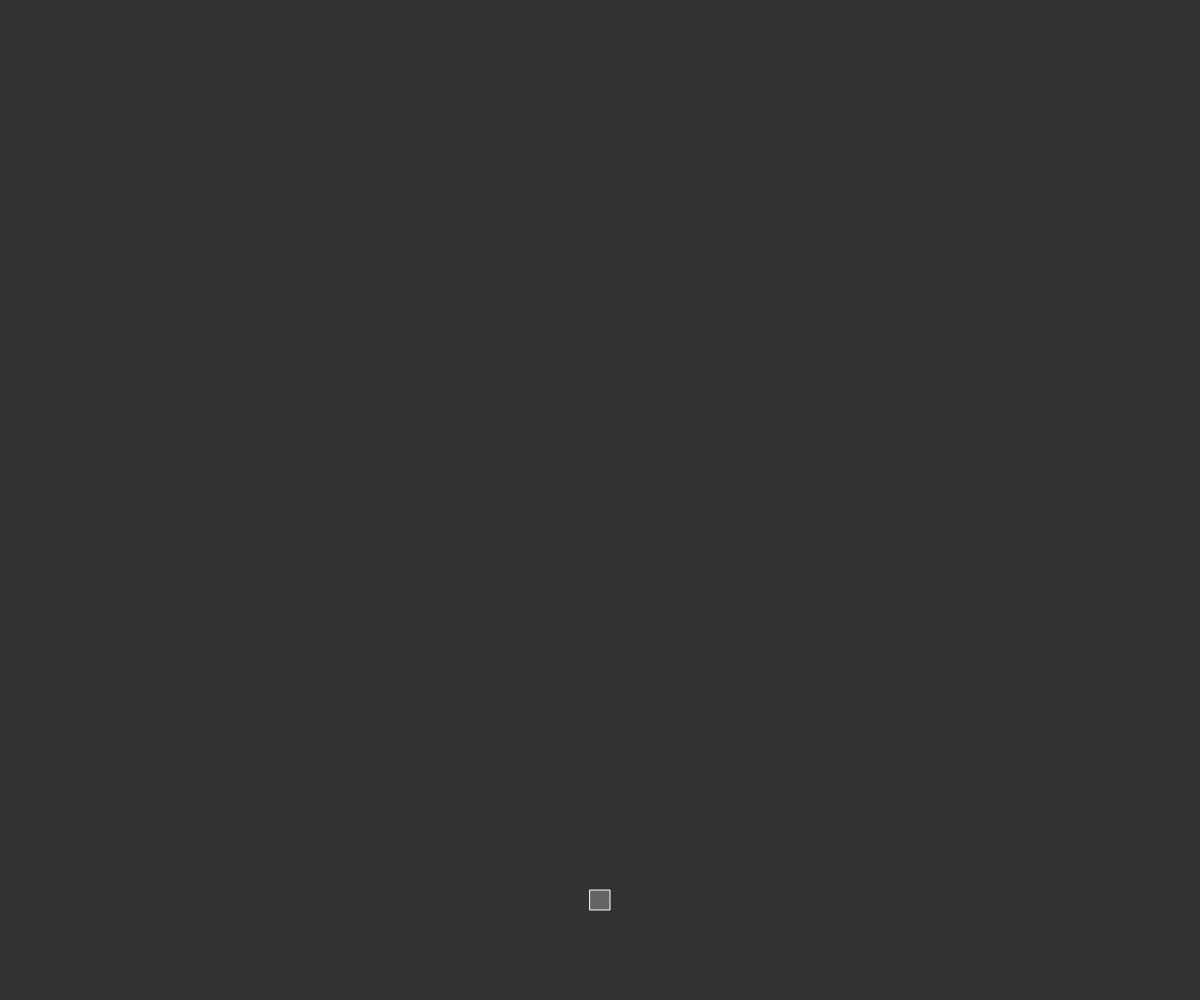
Frame 1 (no input)
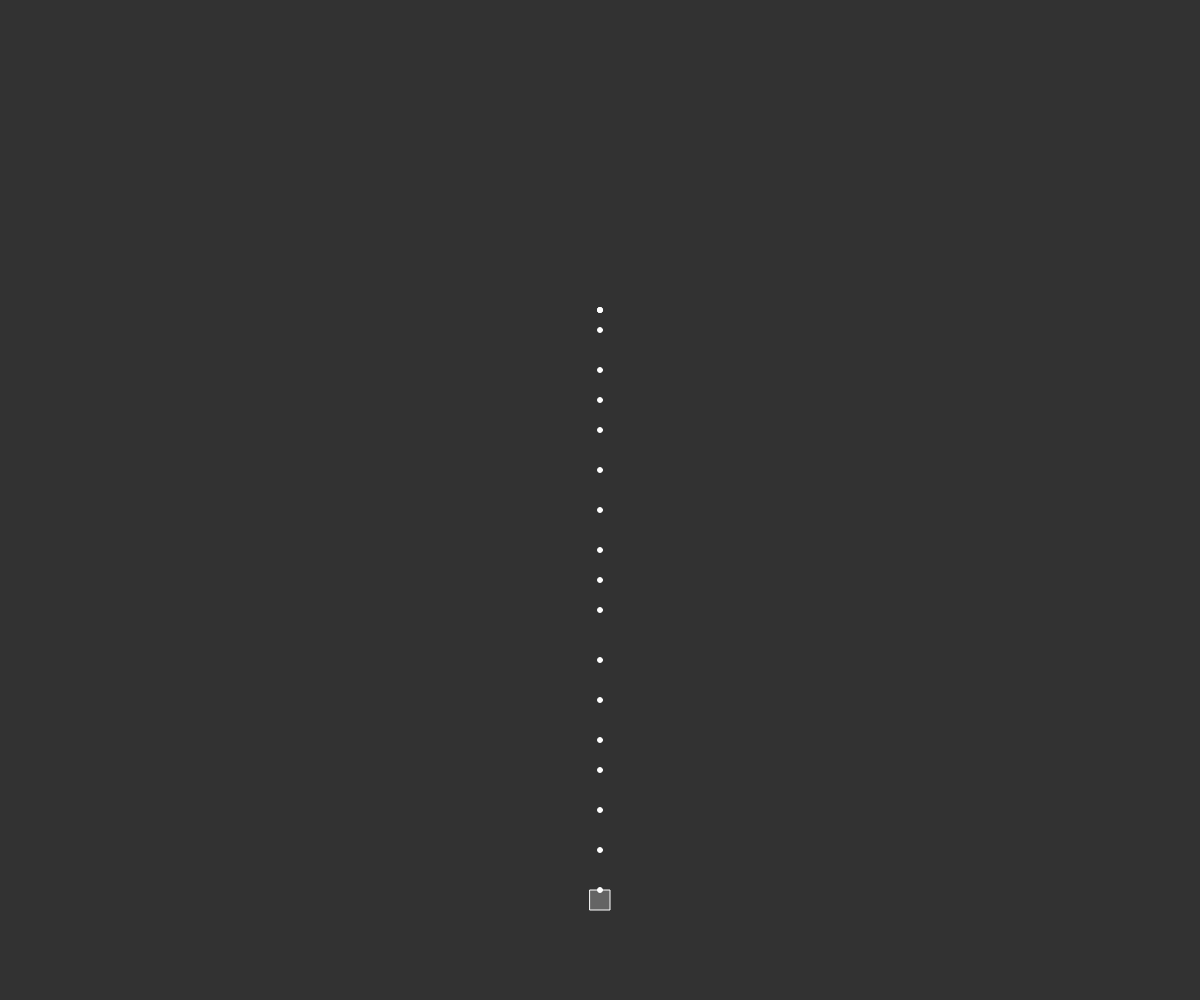
Frame 60 (no input)
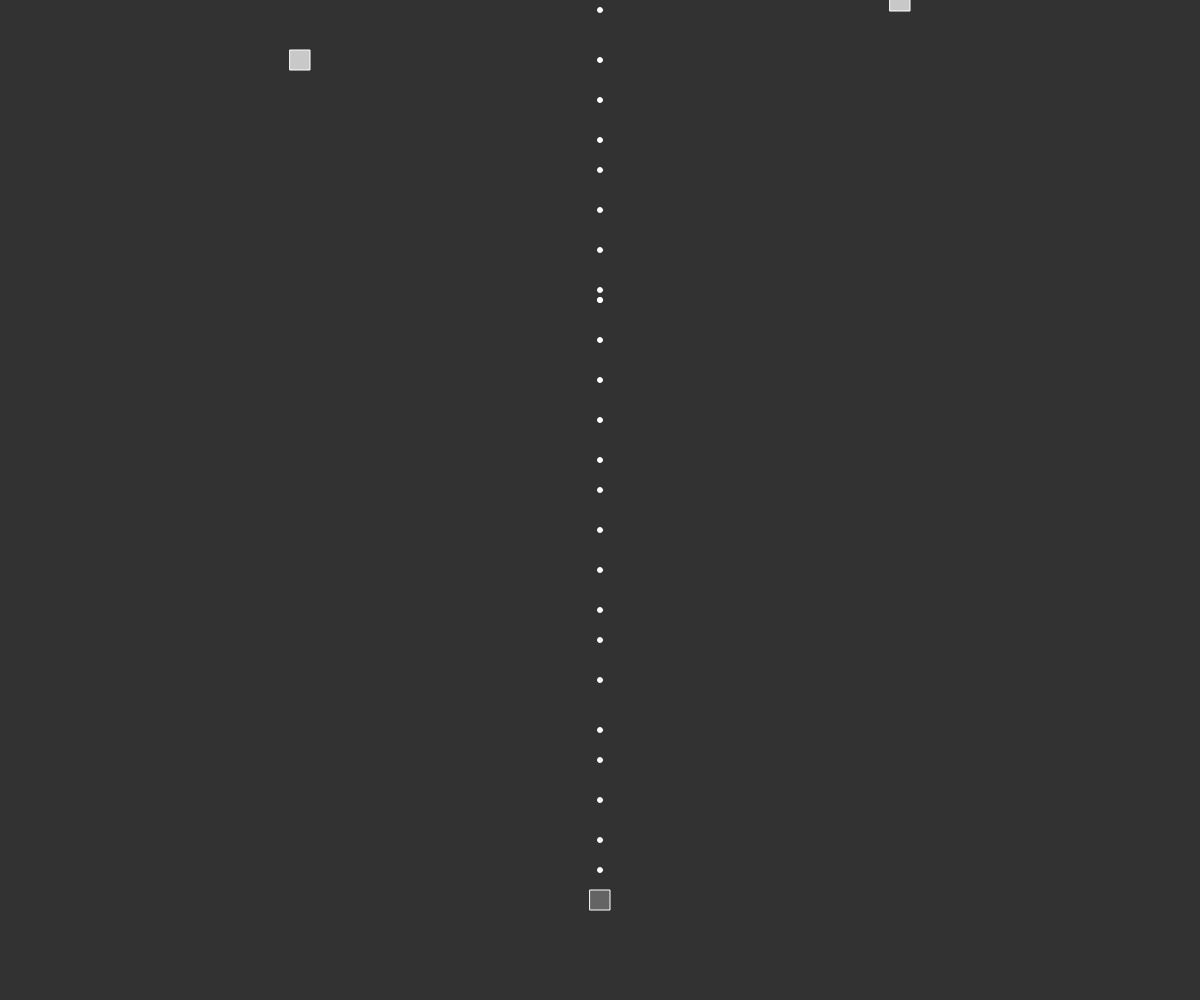
Frame 120 (the mouse pressed at the canvas centre since frame 60)

The p5.js sketch that drew these frames (run headless with seeded random() and noise() and a simulated clock; from frame 60 on, the mouse is pressed at the canvas centre):

// p5.js sketch
// ── sketch.js
const PlayerBottomMargin = 10;
const PlayerAccelation = 1;
const PlayerMoveResist = 0.1;

const BulletSpeed = 10;
const PlayerBuleltInterval = 100;

let player;

const Bullets = {
  bullets : [],
  add(charactor){
    const bullet = new Bullet(charactor.pos);
    this.bullets.push(bullet);
  },
  update(){
    this.bullets.forEach(bullet=>bullet.update());
    this.bullets = this.bullets.filter(bullet=>bullet.alive());
  },
  draw(){
    this.bullets.forEach(bullet=>bullet.draw());
  }
}

const Enemies = {
  enemies : [],
  schedule : [],
  add(enemy){
    this.enemies.push(enemy);
  },
  setScheudle(fromMillis, enemy){
    this.schedule.push(
      [fromMillis, enemy]
    );
  },
  update(){
    const now = millis();
    this.schedule.forEach(([fromMillis, enemy])=>{
      if(fromMillis < now){
        this.add(enemy);
      }
    });
    this.schedule = this.schedule.filter(s=>s[0] > now);

    this.enemies.forEach(enemy=>enemy.update());
    this.enemies = this.enemies.filter(enemy=>enemy.alive());
  },
  draw(){
    this.enemies.forEach(enemy=>enemy.draw());
  }
}

const Input = {
  horizontal(){
    if(keyIsPressed){
      if(key == "a"  || keyCode == LEFT_ARROW){
        return -1;
      }else if(key == "d" || keyCode == RIGHT_ARROW ){
        return 1;
      }
    }
    return 0;
  },
}


class Player{
  constructor(){
    this.pos = createVector(width/2, height  - 100);
    this.velocity = createVector(0,0);
    this.acceleaction = createVector(0,0);

    setInterval(()=>{
      Bullets.add(this);
    },PlayerBuleltInterval)
  }

  update(){
    this.acceleaction.x = 
      Input.horizontal() * PlayerAccelation
    this.acceleaction.sub(this.velocity.copy().mult(PlayerMoveResist));
  
    this.velocity.add(this.acceleaction);
    this.pos.add(this.velocity);

    if(this.pos.x < 0){
      this.pos.x = width + this.pos.x;
    }else if(this.pos.x > width){
      this.pos.x = this.pos.x - width;
    }
  }

  draw(){
    fill(100);
    stroke(255);
    rectMode(CENTER);
    square(this.pos.x, this.pos.y, 20);
  }
}

class Bullet{
  constructor(pos){
    this.pos = pos.copy();
    this.velocity = createVector(0, -BulletSpeed);
  }

  alive(){
    if( abs(this.pos.x - width/2) > width/2 
    || abs(this.pos.y - height/2) > height/2
    ){
      return false;
    }
    return true;
  }

  update(){
    this.pos.add(this.velocity);
  }

  draw(){
    ellipseMode(CENTER);
    fill(255);
    stroke(255);
    circle(this.pos.x, this.pos.y, 5);
  }
}

class Enemy{
  constructor(){
    this.pos = createVector(0, 0);
  }

  alive(){
    if( abs(this.pos.x - width/2) > width/2 
    || abs(this.pos.y - height/2) > height/2
    ){
      return false;
    }
    return true;
  }
  update(){
    this.velocity.add(this.acceleaction);
    this.pos.add(this.velocity);
  }
  draw(){}
}

class DropEnemy extends Enemy{
  constructor(x, speed){
    super();
    this.pos = createVector(x, 0);
    this.velocity = createVector(0, speed);
    this.acceleaction = createVector(0,0);
  }

  draw(){
    fill(200);
    stroke(255);
    rectMode(CENTER);
    square(this.pos.x, this.pos.y, 20);
  }
}



function setup() {
  createCanvas(windowWidth, windowHeight);
  player = new Player();

  Enemies.setScheudle(
    1000, new DropEnemy(width/4, 1)
  );
  Enemies.setScheudle(
    2000, new DropEnemy(width* 3/4, 1)
  );

}

function draw() {
  background(50);

  player.update();
  Bullets.update();
  Enemies.update();


  player.draw();
  Bullets.draw();
  Enemies.draw();
}
